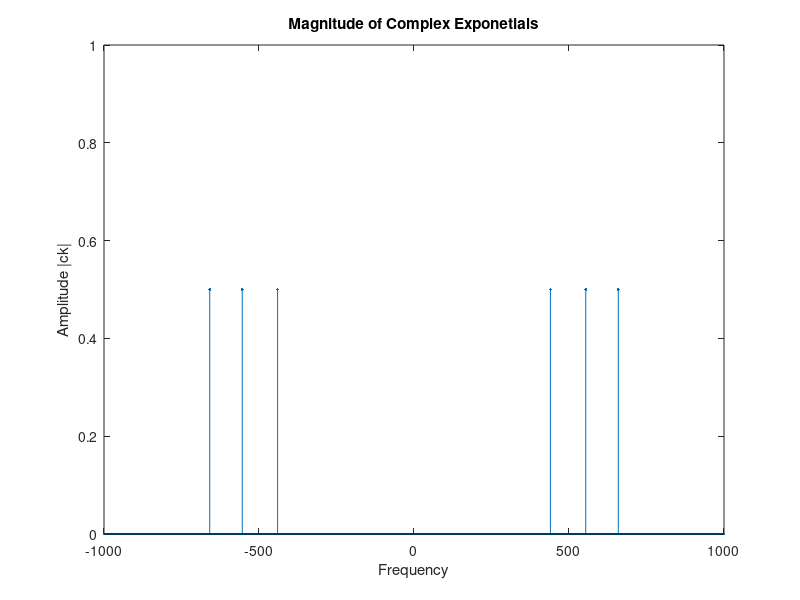

Reproduce this figure in MATLAB.
% Script simply plots k vs ck for a signal composed of a finite number
% of cosine functions

% Determine size of plot
n = 1000;

% Create values for k
k = -n:n;

% Create storage vector for |ck|
pos_ck = zeros(1,n);

% Insert ck amplitude into storage vector
A = [440 554 659];
pos_ck(A) = 0.5;

% Compose |ck|
ck = [fliplr(pos_ck) 0 pos_ck];

% Print and label graph of k vs |ck|
stem(k,ck,'marker','.')
title('Magnitude of Complex Exponetials')
xlabel('Frequency')
ylabel('Amplitude |ck|')
axis([-1000 1000 0 1]);